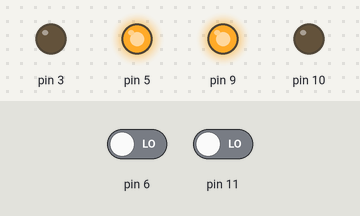
Simulated run of this sketch. Board: Arduino Uno, built with avr-gcc and run on an emulated ATmega328P. On the bench: output pins drawn as LEDs (lit = HIGH). The inputs (shaded band) are chosen by the test bench; at power-on: pin 11 LOW, pin 6 LOW.

Above: at 1.2 s.
1.3 s: pin 11 driven HIGH
At 1.9 s:
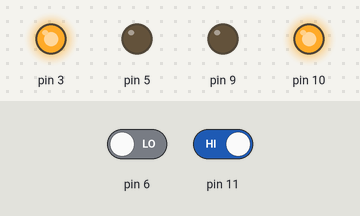
4.3 s: pin 11 driven LOW
At 5.1 s:
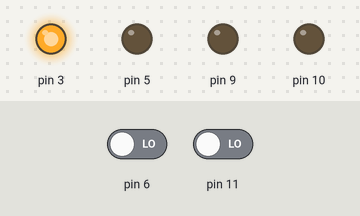
Timing chart, 0 to 7.3 s (numbered marks = the images above; inputs shaded):
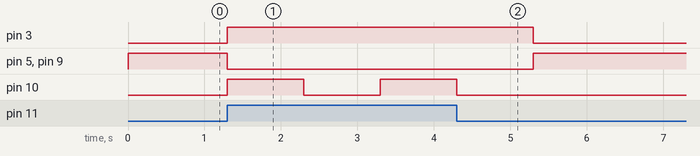

Measured:
- after the input at 1.3 s, pin 3: LOW → HIGH at once; pin 5, pin 9: HIGH → LOW at once; pin 10: LOW → HIGH at once, → LOW 1.0 s later, → HIGH 1.0 s later
- after the input at 4.3 s, pin 3: HIGH → LOW after 1.0 s; pin 5, pin 9: LOW → HIGH after 1.0 s; pin 10: goes on until 4.3 s, then stays LOW

The sketch:

edge_detector_4.0.ino
```cpp
int motor_one1=9;
int motor_one2=10;
int motor_two1=5;
int motor_two2=3;

void setup() {
  // put your setup code here, to run once:
pinMode(6,INPUT);

pinMode(9,OUTPUT);
pinMode(10,OUTPUT);

pinMode(11,INPUT);

pinMode(5,OUTPUT);
pinMode(3,OUTPUT);
}

void loop() {
  // put your main code here, to run repeatedly:
int sensorstate1= digitalRead(6);
int sensorstate2= digitalRead(11);

if(sensorstate1==HIGH && sensorstate2==HIGH)
{digitalWrite(9,LOW);
 digitalWrite(10,HIGH);
 digitalWrite(5,LOW);
 digitalWrite(3,HIGH);

 delay(1000);

  digitalWrite(9,LOW);
  digitalWrite(10,LOW);
  digitalWrite(5,LOW);
  digitalWrite(3,HIGH);

  delay(1000);

  digitalWrite(9,HIGH);
  digitalWrite(10,LOW);
  digitalWrite(5,HIGH);
  digitalWrite(3,LOW);
}
if(sensorstate1==LOW && sensorstate2==HIGH)
{digitalWrite(9,LOW);
 digitalWrite(10,HIGH);
 digitalWrite(5,LOW);
 digitalWrite(3,HIGH);

 delay(1000);

  digitalWrite(9,LOW);
  digitalWrite(10,LOW);
  digitalWrite(5,LOW);
  digitalWrite(3,HIGH);

  delay(1000);

  digitalWrite(9,HIGH);
  digitalWrite(10,LOW);
  digitalWrite(5,HIGH);
  digitalWrite(3,LOW);

 if(sensorstate1==HIGH && sensorstate2==LOW)
 {digitalWrite(9,LOW);
 digitalWrite(10,HIGH);
 digitalWrite(5,LOW);
 digitalWrite(3,HIGH);

 delay(1000);

  digitalWrite(9,LOW);
  digitalWrite(10,LOW);
  digitalWrite(5,LOW);
  digitalWrite(3,HIGH);

  delay(1000);

  digitalWrite(9,HIGH);
  digitalWrite(10,LOW);
  digitalWrite(5,HIGH);
  digitalWrite(3,LOW);

 }
}
else
digitalWrite(9,HIGH);
digitalWrite(10,LOW);
digitalWrite(5,HIGH);
digitalWrite(3,LOW);
}
```
